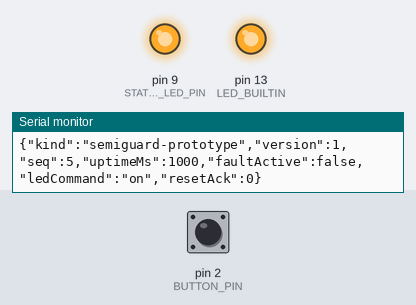
A sketch run on a simulated Arduino Uno, built with avr-gcc and run on an emulated ATmega328P. On the bench: output pins drawn as LEDs (lit = HIGH), the last lines printed to the serial monitor. Inputs (shaded band) come from the test bench; at power-on: pin 2 (BUTTON_PIN) HIGH.

Above: at 1.2 s.
1.3 s: pin 2 (BUTTON_PIN) pulled LOW for 0.15 s
At 2.3 s:
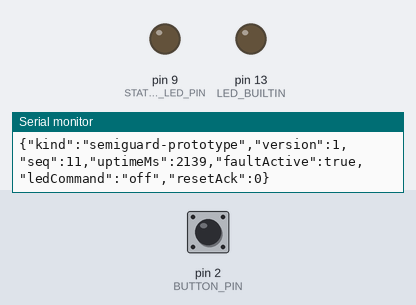
2.9 s: pin 2 (BUTTON_PIN) pulled LOW for 1 s
At 3.5 s:
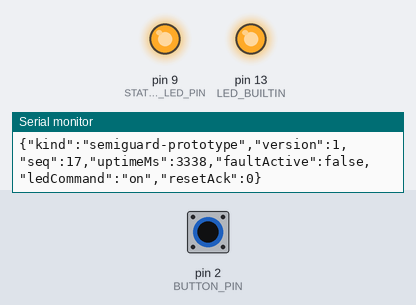
5.4 s: pin 2 (BUTTON_PIN) pulled LOW for 3.2 s
At 6.6 s:
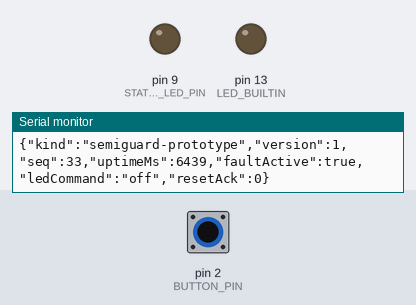
Timing chart, 0 to 8.4 s (numbered marks = the images above; inputs shaded):
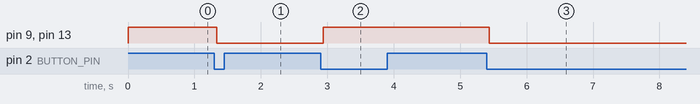

Measured:
- after the input at 1.3 s, pin 9 (STATUS_LED_PIN), pin 13 (LED_BUILTIN): HIGH → LOW at once
- after the input at 2.9 s, pin 9 (STATUS_LED_PIN), pin 13 (LED_BUILTIN): LOW → HIGH at once
- after the input at 5.4 s, pin 9 (STATUS_LED_PIN), pin 13 (LED_BUILTIN): HIGH → LOW at once

The sketch:

semiguard_prototype.ino
```cpp
/*
 * SemiGuard teaching prototype, protocol v1. Arduino UNO wiring reference.
 * Button D2 -> GND (INPUT_PULLUP); external LED D9 -> resistor -> LED -> GND.
 * LED_BUILTIN mirrors the command, so the USB link can be checked without a model.
 * This reports button state and an LED command. It measures no process pressure.
 */

#include <string.h>

const uint8_t BUTTON_PIN = 2;
const uint8_t STATUS_LED_PIN = 9;
const unsigned long DEBOUNCE_MS = 40;
const unsigned long TELEMETRY_INTERVAL_MS = 200;
const uint8_t COMMAND_LIMIT = 16;

bool faultActive = false;
int previousRawButton = HIGH;
int stableButton = HIGH;
unsigned long rawChangedAt = 0;
unsigned long lastTelemetryAt = 0;
uint32_t sequence = 0;
uint32_t lastResetId = 0;
char commandBuffer[COMMAND_LIMIT + 1];
uint8_t commandLength = 0;
bool commandOverflow = false;

void updateLeds() {
  const uint8_t ledLevel = faultActive ? LOW : HIGH;
  digitalWrite(STATUS_LED_PIN, ledLevel);
  digitalWrite(LED_BUILTIN, ledLevel);
}

void sendTelemetry() {
  lastTelemetryAt = millis();
  Serial.print(F("{\"kind\":\"semiguard-prototype\",\"version\":1,\"seq\":"));
  Serial.print((unsigned long)sequence++);
  Serial.print(F(",\"uptimeMs\":"));
  Serial.print(lastTelemetryAt);
  Serial.print(F(",\"faultActive\":"));
  Serial.print(faultActive ? F("true") : F("false"));
  Serial.print(F(",\"ledCommand\":\""));
  Serial.print(faultActive ? F("off") : F("on"));
  Serial.print(F("\",\"resetAck\":"));
  Serial.print((unsigned long)lastResetId);
  Serial.println(F("}"));
}

bool parseResetId(const char *command, uint32_t &requestId) {
  if (strncmp(command, "RESET ", 6) != 0 || command[6] == '\0') return false;
  uint32_t value = 0;
  for (const char *digit = command + 6; *digit != '\0'; ++digit) {
    if (*digit < '0' || *digit > '9') return false;
    const uint8_t number = (uint8_t)(*digit - '0');
    if (value > (0xFFFFFFFFUL - number) / 10UL) return false;
    value = value * 10UL + number;
  }
  if (value == 0) return false;
  requestId = value;
  return true;
}

void readCommands() {
  // Limit work per loop so malformed/flooded input cannot starve the button.
  for (uint8_t processed = 0; processed < 64 && Serial.available() > 0; ++processed) {
    const char incoming = (char)Serial.read();
    if (incoming == '\n') {
      commandBuffer[commandLength] = '\0';
      uint32_t resetId = 0;
      if (!commandOverflow && parseResetId(commandBuffer, resetId)) {
        faultActive = false;
        updateLeds();
        lastResetId = resetId;
        sendTelemetry(); // The browser confirms this response, not the write alone.
      }
      commandLength = 0;
      commandOverflow = false;
    } else if (incoming != '\r' && !commandOverflow) {
      if (incoming < 32 || incoming > 126) { commandLength = 0; commandOverflow = true; }
      else if (commandLength < COMMAND_LIMIT) commandBuffer[commandLength++] = incoming;
      else { commandLength = 0; commandOverflow = true; }
    }
  }
}

void setup() {
  pinMode(BUTTON_PIN, INPUT_PULLUP);
  pinMode(STATUS_LED_PIN, OUTPUT);
  pinMode(LED_BUILTIN, OUTPUT);
  previousRawButton = digitalRead(BUTTON_PIN);
  stableButton = previousRawButton;
  rawChangedAt = millis();
  updateLeds();
  Serial.begin(115200);
  sendTelemetry();
}

void loop() {
  readCommands();
  const unsigned long now = millis();
  const int rawButton = digitalRead(BUTTON_PIN);
  if (rawButton != previousRawButton) {
    previousRawButton = rawButton;
    rawChangedAt = now;
  }
  if ((unsigned long)(now - rawChangedAt) >= DEBOUNCE_MS && rawButton != stableButton) {
    stableButton = rawButton;
    if (stableButton == LOW) {
      faultActive = !faultActive;
      updateLeds();
      sendTelemetry();
    }
  }
  if ((unsigned long)(millis() - lastTelemetryAt) >= TELEMETRY_INTERVAL_MS) sendTelemetry();
}
```
